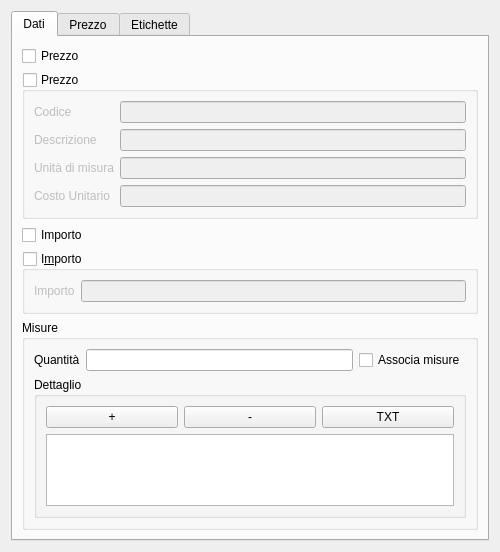
<?xml version="1.0" encoding="UTF-8"?>
<ui version="4.0">
 <class>AccountingLSBillItemGUI</class>
 <widget class="QWidget" name="AccountingLSBillItemGUI">
  <property name="geometry">
   <rect>
    <x>0</x>
    <y>0</y>
    <width>500</width>
    <height>547</height>
   </rect>
  </property>
  <property name="windowTitle">
   <string>Dati voce di computo con misure</string>
  </property>
  <layout class="QGridLayout" name="gridLayout_3">
   <item row="0" column="0">
    <widget class="QTabWidget" name="tabWidget">
     <property name="currentIndex">
      <number>0</number>
     </property>
     <widget class="QWidget" name="dataTab">
      <attribute name="title">
       <string>Dati</string>
      </attribute>
      <layout class="QGridLayout" name="dataTabLayout">
       <item row="1" column="0">
        <widget class="QGroupBox" name="priceGroupBox">
         <property name="title">
          <string>Prezzo</string>
         </property>
         <property name="checkable">
          <bool>true</bool>
         </property>
         <property name="checked">
          <bool>false</bool>
         </property>
         <layout class="QGridLayout" name="priceDataLayout">
          <item row="2" column="1">
           <widget class="QLineEdit" name="priceUnitMeasureLineEdit">
            <property name="readOnly">
             <bool>true</bool>
            </property>
           </widget>
          </item>
          <item row="0" column="0">
           <widget class="QLabel" name="priceCodeLabel">
            <property name="text">
             <string>Codice</string>
            </property>
           </widget>
          </item>
          <item row="2" column="0">
           <widget class="QLabel" name="priceUnitMeasureLabel">
            <property name="text">
             <string>Unità di misura</string>
            </property>
           </widget>
          </item>
          <item row="1" column="1">
           <widget class="QLineEdit" name="priceShortDescLineEdit">
            <property name="readOnly">
             <bool>true</bool>
            </property>
           </widget>
          </item>
          <item row="0" column="1">
           <widget class="QLineEdit" name="priceCodeLineEdit">
            <property name="readOnly">
             <bool>true</bool>
            </property>
           </widget>
          </item>
          <item row="1" column="0">
           <widget class="QLabel" name="priceShortDescLabel">
            <property name="text">
             <string>Descrizione</string>
            </property>
           </widget>
          </item>
          <item row="3" column="0">
           <widget class="QLabel" name="PPUTotalLabel">
            <property name="text">
             <string>Costo Unitario</string>
            </property>
           </widget>
          </item>
          <item row="3" column="1">
           <widget class="QLineEdit" name="PPUTotalLineEdit">
            <property name="readOnly">
             <bool>true</bool>
            </property>
           </widget>
          </item>
         </layout>
        </widget>
       </item>
       <item row="2" column="0">
        <widget class="QCheckBox" name="amountsCheckBox">
         <property name="text">
          <string>Importo</string>
         </property>
        </widget>
       </item>
       <item row="4" column="0">
        <widget class="QGroupBox" name="valueDataGroupBox">
         <property name="title">
          <string>Misure</string>
         </property>
         <layout class="QGridLayout" name="valueDataLayout">
          <item row="0" column="1">
           <widget class="QLabel" name="quantityLabel">
            <property name="text">
             <string>Quantità</string>
            </property>
           </widget>
          </item>
          <item row="0" column="2">
           <widget class="QLineEdit" name="quantityLineEdit">
            <property name="alignment">
             <set>Qt::AlignRight|Qt::AlignTrailing|Qt::AlignVCenter</set>
            </property>
           </widget>
          </item>
          <item row="1" column="1" colspan="3">
           <widget class="QGroupBox" name="billItemLinesGroupBox">
            <property name="sizePolicy">
             <sizepolicy hsizetype="Preferred" vsizetype="Expanding">
              <horstretch>0</horstretch>
              <verstretch>0</verstretch>
             </sizepolicy>
            </property>
            <property name="title">
             <string>Dettaglio</string>
            </property>
            <layout class="QGridLayout" name="gridLayout_6">
             <item row="0" column="0">
              <widget class="QPushButton" name="addBillItemLinePushButton">
               <property name="text">
                <string>+</string>
               </property>
              </widget>
             </item>
             <item row="0" column="2">
              <widget class="QPushButton" name="importBillItemMeasuresTXTPushButton">
               <property name="text">
                <string>TXT</string>
               </property>
              </widget>
             </item>
             <item row="1" column="0" colspan="3">
              <widget class="QTableView" name="billItemLinesTableView"/>
             </item>
             <item row="0" column="1">
              <widget class="QPushButton" name="delBillItemLinePushButton">
               <property name="text">
                <string>-</string>
               </property>
              </widget>
             </item>
             <item row="2" column="0">
              <spacer name="verticalSpacer">
               <property name="orientation">
                <enum>Qt::Vertical</enum>
               </property>
               <property name="sizeHint" stdset="0">
                <size>
                 <width>20</width>
                 <height>40</height>
                </size>
               </property>
              </spacer>
             </item>
            </layout>
           </widget>
          </item>
          <item row="2" column="1">
           <spacer name="valueDataVertSpacer">
            <property name="orientation">
             <enum>Qt::Vertical</enum>
            </property>
            <property name="sizeHint" stdset="0">
             <size>
              <width>20</width>
              <height>40</height>
             </size>
            </property>
           </spacer>
          </item>
          <item row="0" column="3">
           <widget class="QCheckBox" name="associateLinesCheckBox">
            <property name="text">
             <string>Associa misure</string>
            </property>
           </widget>
          </item>
         </layout>
        </widget>
       </item>
       <item row="3" column="0">
        <widget class="QGroupBox" name="amountsGroupBox">
         <property name="title">
          <string>I&amp;mporto</string>
         </property>
         <property name="checkable">
          <bool>true</bool>
         </property>
         <property name="checked">
          <bool>false</bool>
         </property>
         <layout class="QGridLayout" name="amountsDataLayout">
          <item row="0" column="0">
           <widget class="QLabel" name="totalAmountLabel">
            <property name="text">
             <string>Importo</string>
            </property>
           </widget>
          </item>
          <item row="0" column="1">
           <widget class="QLineEdit" name="totalAmountLineEdit">
            <property name="readOnly">
             <bool>true</bool>
            </property>
           </widget>
          </item>
         </layout>
        </widget>
       </item>
       <item row="0" column="0">
        <widget class="QCheckBox" name="priceCheckBox">
         <property name="text">
          <string>Prezzo</string>
         </property>
        </widget>
       </item>
      </layout>
     </widget>
     <widget class="QWidget" name="priceTab">
      <attribute name="title">
       <string>Prezzo</string>
      </attribute>
      <layout class="QGridLayout" name="gridLayout_5"/>
     </widget>
     <widget class="QWidget" name="attributeTab">
      <attribute name="title">
       <string>Etichette</string>
      </attribute>
      <layout class="QGridLayout" name="gridLayout_4">
       <item row="1" column="0">
        <widget class="QPushButton" name="addAttributePushButton">
         <property name="text">
          <string>+</string>
         </property>
        </widget>
       </item>
       <item row="1" column="1">
        <widget class="QPushButton" name="removeAttributePushButton">
         <property name="text">
          <string>-</string>
         </property>
        </widget>
       </item>
       <item row="0" column="0" colspan="2">
        <widget class="QTableView" name="attributeTableView"/>
       </item>
      </layout>
     </widget>
    </widget>
   </item>
  </layout>
 </widget>
 <resources/>
 <connections>
  <connection>
   <sender>amountsCheckBox</sender>
   <signal>toggled(bool)</signal>
   <receiver>amountsCheckBox</receiver>
   <slot>setHidden(bool)</slot>
   <hints>
    <hint type="sourcelabel">
     <x>249</x>
     <y>210</y>
    </hint>
    <hint type="destinationlabel">
     <x>249</x>
     <y>210</y>
    </hint>
   </hints>
  </connection>
  <connection>
   <sender>amountsCheckBox</sender>
   <signal>toggled(bool)</signal>
   <receiver>amountsGroupBox</receiver>
   <slot>setChecked(bool)</slot>
   <hints>
    <hint type="sourcelabel">
     <x>249</x>
     <y>210</y>
    </hint>
    <hint type="destinationlabel">
     <x>249</x>
     <y>248</y>
    </hint>
   </hints>
  </connection>
  <connection>
   <sender>amountsGroupBox</sender>
   <signal>toggled(bool)</signal>
   <receiver>amountsGroupBox</receiver>
   <slot>setVisible(bool)</slot>
   <hints>
    <hint type="sourcelabel">
     <x>249</x>
     <y>251</y>
    </hint>
    <hint type="destinationlabel">
     <x>249</x>
     <y>251</y>
    </hint>
   </hints>
  </connection>
  <connection>
   <sender>amountsGroupBox</sender>
   <signal>toggled(bool)</signal>
   <receiver>amountsCheckBox</receiver>
   <slot>setChecked(bool)</slot>
   <hints>
    <hint type="sourcelabel">
     <x>249</x>
     <y>251</y>
    </hint>
    <hint type="destinationlabel">
     <x>249</x>
     <y>210</y>
    </hint>
   </hints>
  </connection>
  <connection>
   <sender>priceCheckBox</sender>
   <signal>toggled(bool)</signal>
   <receiver>priceCheckBox</receiver>
   <slot>setHidden(bool)</slot>
   <hints>
    <hint type="sourcelabel">
     <x>249</x>
     <y>54</y>
    </hint>
    <hint type="destinationlabel">
     <x>249</x>
     <y>54</y>
    </hint>
   </hints>
  </connection>
  <connection>
   <sender>priceCheckBox</sender>
   <signal>toggled(bool)</signal>
   <receiver>priceGroupBox</receiver>
   <slot>setChecked(bool)</slot>
   <hints>
    <hint type="sourcelabel">
     <x>249</x>
     <y>54</y>
    </hint>
    <hint type="destinationlabel">
     <x>249</x>
     <y>148</y>
    </hint>
   </hints>
  </connection>
  <connection>
   <sender>priceGroupBox</sender>
   <signal>toggled(bool)</signal>
   <receiver>priceGroupBox</receiver>
   <slot>setVisible(bool)</slot>
   <hints>
    <hint type="sourcelabel">
     <x>249</x>
     <y>148</y>
    </hint>
    <hint type="destinationlabel">
     <x>249</x>
     <y>148</y>
    </hint>
   </hints>
  </connection>
  <connection>
   <sender>priceGroupBox</sender>
   <signal>toggled(bool)</signal>
   <receiver>priceCheckBox</receiver>
   <slot>setChecked(bool)</slot>
   <hints>
    <hint type="sourcelabel">
     <x>249</x>
     <y>148</y>
    </hint>
    <hint type="destinationlabel">
     <x>249</x>
     <y>54</y>
    </hint>
   </hints>
  </connection>
 </connections>
</ui>
